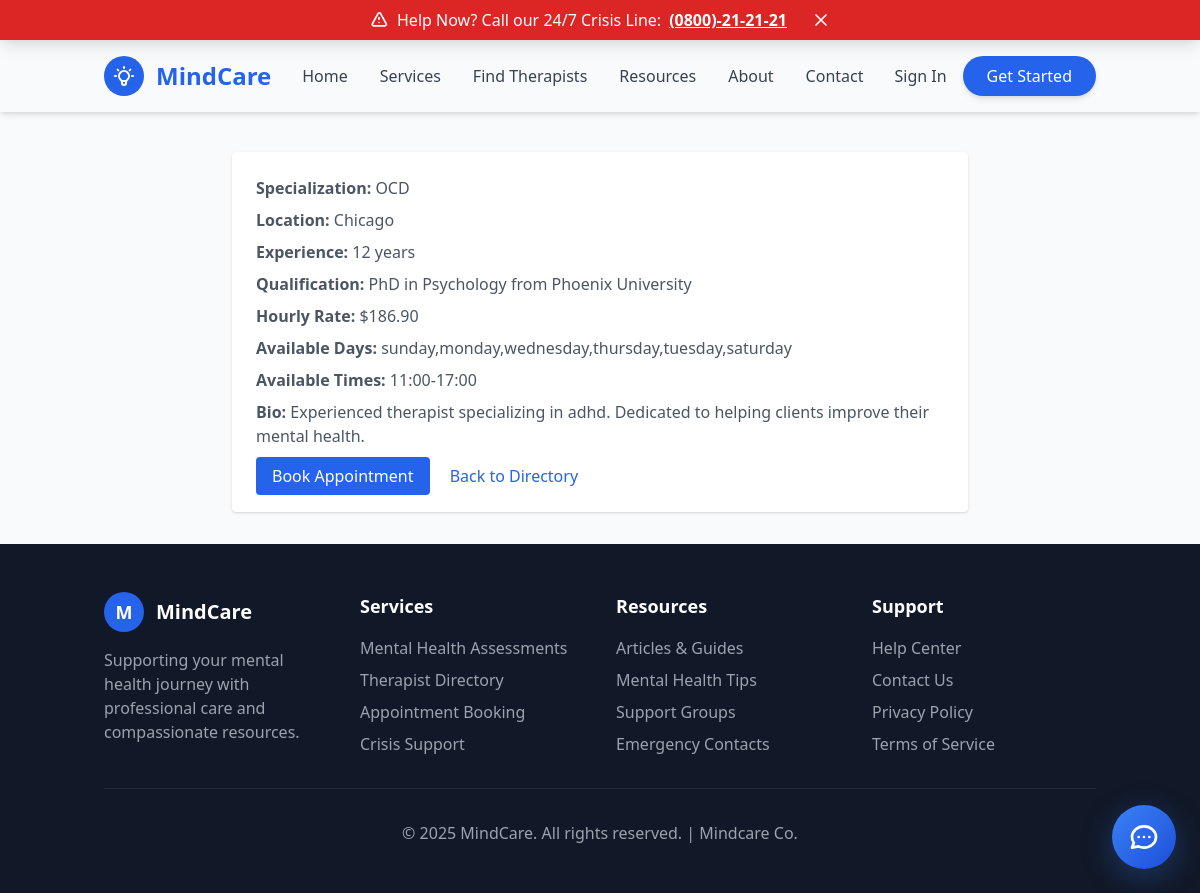
Screenshot of /therapists/8/ with the database file from the repository.
### therapists/models.py (models this page shows, shortened)
class TherapistProfile(models.Model):
    SPECIALIZATION_CHOICES = [
        ('anxiety', 'Anxiety Disorders'),
        ('depression', 'Depression'),
        ('trauma', 'Trauma & PTSD'),
        ('relationships', 'Relationship Counseling'),
        ('addiction', 'Addiction Recovery'),
        ('grief', 'Grief & Loss'),
        ('eating_disorders', 'Eating Disorders'),
        ('bipolar', 'Bipolar Disorder'),
        ('ocd', 'OCD'),
        ('adhd', 'ADHD'),
        ('family_therapy', 'Family Therapy'),
        ('child_therapy', 'Child & Adolescent Therapy'),
        ('general', 'General Mental Health'),
    ]
    AVAILABILITY_CHOICES = [
        ('monday', 'Monday'),
        ('tuesday', 'Tuesday'),
        ('wednesday', 'Wednesday'),
        ('thursday', 'Thursday'),
        ('friday', 'Friday'),
        ('saturday', 'Saturday'),
        ('sunday', 'Sunday'),
    ]
    user = models.OneToOneField(User, on_delete=models.CASCADE, related_name='therapist_profile')
    specialization = models.CharField(max_length=50, choices=SPECIALIZATION_CHOICES)
    experience_years = models.IntegerField(
        validators=[MinValueValidator(0), MaxValueValidator(50)],
        help_text="Years of professional experience"
    )
    location = models.CharField(max_length=200)
    bio = models.TextField(blank=True, help_text="Professional biography")
    qualification = models.CharField(max_length=200, blank=True)
    license_number = models.CharField(max_length=50, blank=True)
    hourly_rate = models.DecimalField(max_digits=6, decimal_places=2, blank=True, null=True)
    available_days = models.CharField(
        max_length=100,
        blank=True,
        help_text="Comma-separated list of available days"
    )
    available_times = models.CharField(
        max_length=200,
        blank=True,
        help_text="Available time slots (e.g., 9:00-17:00)"
    )
    is_available = models.BooleanField(default=True)
    created_at = models.DateTimeField(auto_now_add=True)
    updated_at = models.DateTimeField(auto_now=True)
    @property
    def full_name(self):
        return f"{self.user.first_name} {self.user.last_name}"
    class Meta:
        ordering = ['-created_at']
        verbose_name = "Therapist Profile"
        verbose_name_plural = "Therapist Profiles"

### therapists/views.py (the view)
# urls.py: path('<int:pk>/', views.therapist_detail, name='therapist_detail'),
def therapist_detail(request, pk):
    therapist = get_object_or_404(TherapistProfile, pk=pk, is_available=True)
    context = {'therapist': therapist}
    return render(request, 'therapists/therapist_detail.html', context)

### templates/therapists/therapist_detail.html (shortened to what this page needs)
{% extends "base.html" %}
{% load static %}
{% block content %}
<div class="container mx-auto px-4 py-8 max-w-3xl">
    <div class="bg-white p-6 rounded shadow">
        <p class="text-gray-600 mb-2"><strong>Specialization:</strong> {{ therapist.get_specialization_display }}</p>
        <p class="text-gray-600 mb-2"><strong>Location:</strong> {{ therapist.location }}</p>
        <p class="text-gray-600 mb-2"><strong>Experience:</strong> {{ therapist.experience_years }} years</p>
        <p class="text-gray-600 mb-2"><strong>Qualification:</strong> {{ therapist.qualification|default:"N/A" }}</p>
        <p class="text-gray-600 mb-2"><strong>Hourly Rate:</strong> ${{ therapist.hourly_rate|default:"N/A" }}</p>
        <p class="text-gray-600 mb-2"><strong>Available Days:</strong> {{ therapist.available_days|default:"Not specified" }}</p>
        <p class="text-gray-600 mb-2"><strong>Available Times:</strong> {{ therapist.available_times|default:"Not specified" }}</p>
        <p class="text-gray-600 mb-4"><strong>Bio:</strong> {{ therapist.bio|default:"No bio provided" }}</p>
        <a href="{% url 'appointments:book_appointment_with_therapist' therapist.pk %}" class="bg-blue-600 text-white px-4 py-2 rounded hover:bg-blue-700">Book Appointment</a>
        <a href="{% url 'therapists:therapist_directory' %}" class="text-blue-600 hover:underline ml-4">Back to Directory</a>
    </div>
</div>
{% endblock %}

### rows the page displays
TherapistProfile: specialization "OCD", location "Chicago", experience_years "12", qualification "PhD in Psychology from Phoenix University", hourly_rate "186.90", available_days "sunday,monday,wednesday,thursday,tuesday,saturday", available_times "11:00-17:00", bio "Experienced therapist specializing in adhd. Dedicated to helping clients improve their mental health."
